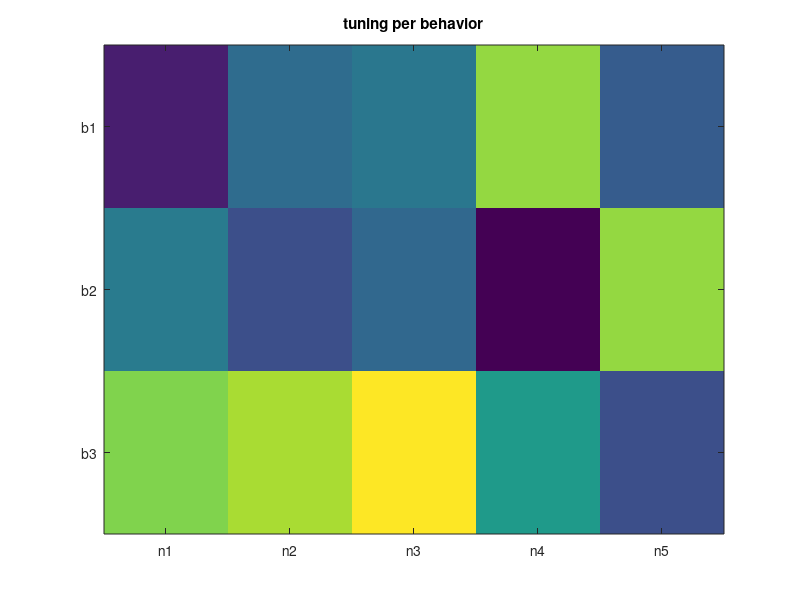

MATLAB code to generate this figure:
%% Example code for how to fit MLE models to poission neuron data

%Running Notes: Will probably put this into SimNeuronChecks later, but
%separate for now for development.  Also this is just slapped together,
%will come back for more interesting simulations later on.

%% Set duration and other important parameters
%2022-03-02 NOTE: don't use all this yet
    %Timing parameters

    t_res = .001; % Start with milisecond resolution

    T = 300; %Start with just 5 minutes of recording

    t = 0:t_res:T;

    num_samples = length(t);


    %Behavior simulation parameters

    n_behaviors = 3;

    boi = 1:n_behaviors;

    unidis = 1; %For now simulate as if each behavior occurs with equal frequency to avoid having to subsample

    %Neuronal simulation parameters

    n_neurons = 5;

    as_process = 1; %Toggle whether to just simulate poisson neurons with a single lambda
    %Or to stimulate a poission process where lambdas are drawn for each frame
    %(think GLM).  Process will take longer to simulate I think

    fullrand = 0; %Toggle whether have neurons that are tuned to different catagories or not.

    %Binning parameters

    %100ms, 500ms, 1s, 2s, 5s

    binning = [.1 .5 1 2 5]*1/t_res; %convert time to indices
    
    %% A quite crap simulations
    %This doesn't work to illustrate the point I want yet...
    %Need to change how tuning is implemented.
    
    %Very basic situation, each behavior last 1/3 of session
    behav_vec = [ones(T/n_behaviors,1); ones(T/n_behaviors,1)*2; ones(T/n_behaviors,1)*3];
    
    spikes = nan(length(behav_vec),n_neurons);
    
    chunk = T/n_behaviors; %just for convenience for simulations
    
    gt_tuning = zeros(n_behaviors,n_neurons); %ground truth tuning
    
    fr_base = 10;
    tuning_bump = 5; %spike count bump to lambda (additive)
    
    for n = 1:n_neurons
        
        gt_tuning(randi(3),n) = 1; %Randomly tune neuron to one behavior
        
        for b = 1:n_behaviors
            
            lambda_temp = fr_base + tuning_bump*gt_tuning(b,n);
            
            gt_tuning(b,n) = lambda_temp; %save lambda value instead of 1 or 0
            
            %just being lazy otherwise this would be indexed by when
            %behavior occured
            spikes(1+chunk*(b-1):chunk*b,n) = poissrnd(gt_tuning(b,n),chunk,1);            
            
        end
        
        
    end
    
    expected_baseline = mean(gt_tuning); %expect baseline below to be average of underlying lambdas
    %lambda_hat_behavs below should be close to gt_tunning
    
    %% Actual method stuff
    %Fit Poisson
    %hat because we are getting it from the fit
    
   lambda_hat_baseline = nan(1,n_neurons); %Just doing whole session as baseline
   lambda_hb_ci = nan(2,n_neurons); %confidence interval for above
   lambda_hat_behav = nan(n_behaviors,n_neurons); %One for each behavior for each neuron
   lambda_hbeh_ci = nan(2,n_behaviors,n_neurons); %confidence interval for above
    for n = 1:n_neurons
        
        [lambda_hat_baseline(1,n), lambda_hb_ci(:,n)] = poissfit(spikes(:,n));
        
        for b = 1:n_behaviors
        [lambda_hat_behav(b,n), lambda_hbeh_ci(:,b,n)] = poissfit(spikes(1+chunk*(b-1):chunk*b,n));
        end
    
    end
    
    
  %Manual wald test (pulled from my previous work)
    
  %Review logic behind (i.e. my manuscript) this but go from 95% ci to se using below
  lambda_hb_se = diff(lambda_hb_ci)/2/1.96;
  lambda_hbeh_se = diff(lambda_hbeh_ci)/2/1.96; %Get width of confidence interval, scale back to se
  
  %Wiki https://en.wikipedia.org/wiki/Wald_test for formula until I explain
  %via manuscript.  sqW is wald statistic on asym z
  
  sqW = nan(size(lambda_hat_behav));
  
 %This almost certainly doesn't need to be for loops but I am a bit tired
 %to make something cute with the matrix math
 
 for n = 1:n_neurons
     for b = 1:n_behaviors
         
         sqW(b,n) = (lambda_hat_behav(b,n) - lambda_hat_baseline(1,n))./sqrt(lambda_hbeh_se(1,b,n).^2 + lambda_hb_se(1,n).^2);
         
     end
         
 end
  
  %Wald stat follows Z distribtution - need to check again the validity of
  %abs...remember that is in the text somewhere...need to think on more but
  %something something two tailed versus one tailed...removing for now to
  %only consider excitatory and not surpressive effects.  There has to be
  %an obvious way to deal with this that I am not thinking of.
  
  p_values = 1 - normcdf(sqW,0,1);
  
  cutoff = 0.001; %set as desired
  

  gt_tuning
  lambda_hat_behav
  
  expected_baseline
  lambda_hat_baseline
 
  
  h = p_values < cutoff %return behaviors that are signficantly different from baseline
  
  figure
  imagesc(abs(sqW))
  %set(gca,'YDir','normal')
  xticks([1:n_neurons])
  xticklabels({'n1','n2','n3','n4','n5'})
  yticks([1:n_behaviors])
  yticklabels({'b1', 'b2', 'b3'})
  title('tuning per behavior')
    